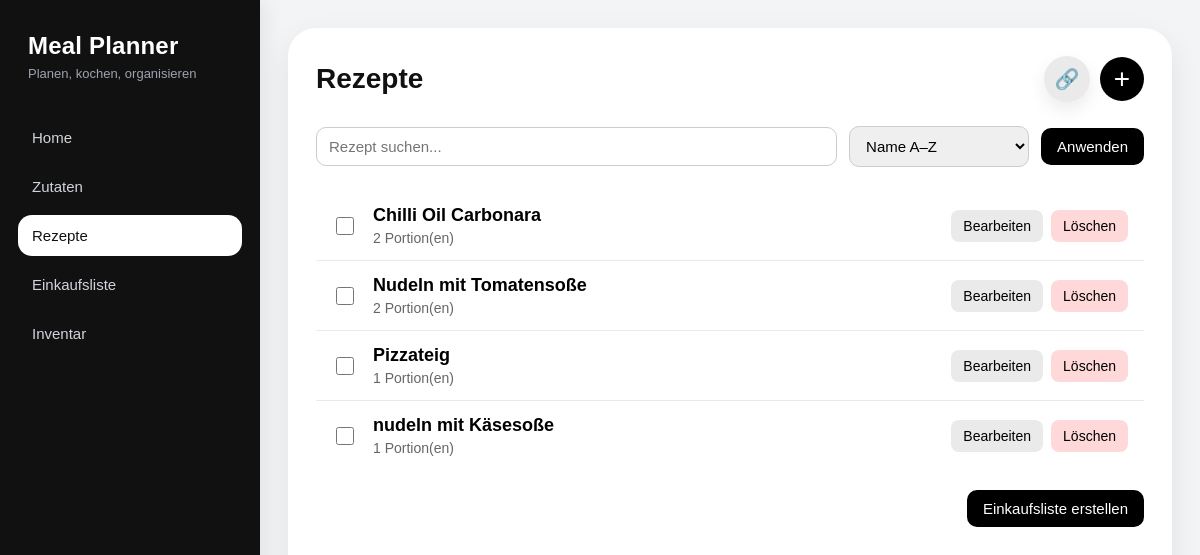
The app's page /recipes/ with its own data.
### recipes/models.py (models this page shows, shortened)
class Recipe(models.Model):
    name = models.CharField(max_length=150)
    servings = models.PositiveIntegerField(default=1)
    instructions = models.TextField(blank=True)
    created_at = models.DateTimeField(auto_now_add=True)
    ingredients = models.ManyToManyField(
        Ingredient,
        through="RecipeIngredient",
        related_name="recipes",
    )

### recipes/views.py (the view)
# urls.py: path("", RecipeListView.as_view(), name="recipe_list"),
class RecipeListView(ListView):
    model = Recipe
    template_name = "recipes/recipe_list.html"
    context_object_name = "recipes"
    ordering = ["name"]
    def get_queryset(self):
        queryset = super().get_queryset()
        search = self.request.GET.get("search", "").strip()
        sort = self.request.GET.get("sort", "name")
        if search:
            queryset = queryset.filter(name__icontains=search)
        allowed_sort_fields = {
            "name": "name",
            "-name": "-name",
            "created_at": "created_at",
            "-created_at": "-created_at",
        }
        return queryset.order_by(allowed_sort_fields.get(sort, "name"))
    def get_context_data(self, **kwargs):
        context = super().get_context_data(**kwargs)
        context["search"] = self.request.GET.get("search", "")
        context["sort"] = self.request.GET.get("sort", "name")
        context["form"] = RecipeForm()
        return context

### recipes/forms.py
class RecipeForm(forms.ModelForm):
    class Meta:
        model = Recipe
        fields = ["name", "servings", "instructions"]
        widgets = {
            "name": forms.TextInput(attrs={"class": "form-control"}),
            "servings": forms.NumberInput(attrs={"class": "form-control", "min": 1}),
            "instructions": forms.Textarea(attrs={"class": "form-control", "rows": 5}),
        }

### recipes/templates/recipes/recipe_list.html (shortened to what this page needs)
{% extends "base.html" %}
{% load static %}
{% block extra_css %}
<link rel="stylesheet" href="{% static 'recipes/css/recipe_list.css' %}">
{% endblock %}
{% block content %}
<div class="page">
    <div class="page-header">
        <h1 class="page-title">Rezepte</h1>
        <div class="recipe-header-actions">
            <button
                type="button"
                class="icon-button"
                id="openLinkModalBtn"
                aria-label="Rezept über Link hinzufügen"
                title="Rezept über Link hinzufügen">
                🔗
            </button>
            <button
                id="open-create-modal"
                class="add-button"
                type="button"
                data-url="{% url 'recipes:recipe_create' %}">
                +
            </button>
        </div>
    </div>
    <form method="get" class="filter-bar">
        <div class="filter-group search-group">
            <input
                type="text"
                name="search"
                value="{{ search }}"
                placeholder="Rezept suchen..."
                class="search-input">
        </div>
        <div class="filter-group">
            <select name="sort" class="sort-select">
                <option value="name" {% if sort == "name" %}selected{% endif %}>Name A–Z</option>
            </select>
        </div>
        <button type="submit" class="filter-btn">Anwenden</button>
    </form>
    <form method="get" action="{% url 'shopping:list' %}">
        <form id="recipe-selection-form">
            <div class="recipe-list">
                {% for recipe in recipes %}
                    <div class="recipe-item">
                        <div class="recipe-select">
                            <input
                                type="checkbox"
                                name="recipes"
                                value="{{ recipe.id }}"
                                id="recipe-{{ recipe.id }}"
                                data-recipe-name="{{ recipe.name }}"
                                data-recipe-servings="{{ recipe.servings }}">
                        </div>
                        <div class="recipe-main">
                            <a href="{% url 'recipes:recipe_detail' recipe.pk %}" class="recipe-name">
                                {{ recipe.name }}
                            </a>
                            <span class="recipe-meta">
                                {{ recipe.servings }} Portion(en)
                            </span>
                        </div>
                        <div class="recipe-actions">
                            <button
                                type="button"
                                class="action-btn edit-btn open-edit-modal"
                                data-url="{% url 'recipes:recipe_edit' recipe.pk %}">
                                Bearbeiten
                            </button>
                            <button
                                type="button"
                                class="action-btn delete-btn open-delete-modal"
                                data-url="{% url 'recipes:recipe_delete' recipe.pk %}">
                                Löschen
                            </button>
                        </div>
                    </div>
                {% empty %}
                    <p class="empty-state">Es sind noch keine Rezepte vorhanden.</p>
                {% endfor %}
            </div>
            {% if recipes %}
                <div class="shopping-actions">
                    <button type="button" class="btn btn-primary" id="openShoppingModalBtn">
                        Einkaufsliste erstellen
                    </button>
                </div>
            {% endif %}
        </form>
    </form>
</div>
{% endblock %}

### static/global/css/layout.css (style rules this page uses)
:root { --bg-app: #f3f4f6; --bg-sidebar: #111111; --bg-sidebar-hover: #1e1e1e; --bg-sidebar-active: #ffffff; --text-main: #111111; --text-muted: #6b7280; --text-sidebar: #d1d5db; --text-sidebar-active: #111111; --border-light: #e5e7eb; --shadow-soft: 0 10px 30px rgba(0, 0, 0, 0.08); --radius-xl: 24px; --radius-lg: 18px; --radius-md: 12px; }
* { box-sizing: border-box; }
html, body { margin: 0; padding: 0; min-height: 100%; font-family: Arial, sans-serif; background: var(--bg-app); color: var(--text-main); }
body { min-height: 100vh; }

### recipes/static/recipes/css/recipe_list.css (style rules this page uses)
.page { max-width: 1000px; margin: 0 auto; }
.page-header { display: flex; justify-content: space-between; align-items: center; margin-bottom: 24px; }
.page-title { margin: 0; font-size: 28px; }
.add-button { width: 44px; height: 44px; border: none; border-radius: 50%; background: black; color: white; font-size: 28px; cursor: pointer; }
.filter-bar { display: flex; flex-wrap: wrap; gap: 12px; margin-bottom: 24px; align-items: center; }
.filter-group { display: flex; align-items: center; }
.search-group { flex: 1; min-width: 220px; }
.search-input, .sort-select, input, select, textarea { width: 100%; padding: 10px 12px; border: 1px solid #ccc; border-radius: 10px; font-size: 15px; box-sizing: border-box; }
.sort-select { min-width: 180px; }
.filter-btn { padding: 10px 16px; border: none; border-radius: 10px; background: black; color: white; cursor: pointer; font-size: 15px; }
.recipe-list { list-style: none; padding: 0; margin: 0; }
.recipe-item { display: flex; align-items: center; justify-content: space-between; padding: 14px 16px; border-bottom: 1px solid #eaeaea; gap: 16px; }
.recipe-select { flex-shrink: 0; display: flex; align-items: center; }
.recipe-select input[type="checkbox"] { width: 18px; height: 18px; cursor: pointer; }
.recipe-item:last-child { border-bottom: none; }
.recipe-main { flex: 1; display: flex; flex-direction: column; gap: 4px; min-width: 0; }
.recipe-name { font-size: 18px; color: black; text-decoration: none; font-weight: bold; }
.recipe-meta { color: #666; font-size: 14px; }
.recipe-actions { display: flex; gap: 8px; flex-shrink: 0; }
.action-btn { border: none; border-radius: 8px; padding: 8px 12px; cursor: pointer; font-size: 14px; }
.edit-btn { background: #eaeaea; }
.delete-btn { background: #ffd9d9; }
.btn { padding: 10px 16px; border: none; border-radius: 10px; cursor: pointer; font-size: 15px; }
.btn-primary { background: black; color: white; }
.shopping-actions { margin-top: 20px; display: flex; justify-content: flex-end; }
.recipe-header-actions { display: flex; align-items: center; gap: 10px; }
.icon-button { width: 46px; height: 46px; border: none; border-radius: 50%; background: #eaeaea; color: #111; font-size: 20px; cursor: pointer; box-shadow: 0 8px 18px rgba(0, 0, 0, 0.08); transition: transform 0.2s ease, box-shadow 0.2s ease, background 0.2s ease; }

### records on screen
Recipe: name "Chilli Oil Carbonara", servings "2"
Recipe: name "Nudeln mit Tomatensoße", servings "2"
Recipe: name "Pizzateig", servings "1"
Recipe: name "nudeln mit Käsesoße", servings "1"
